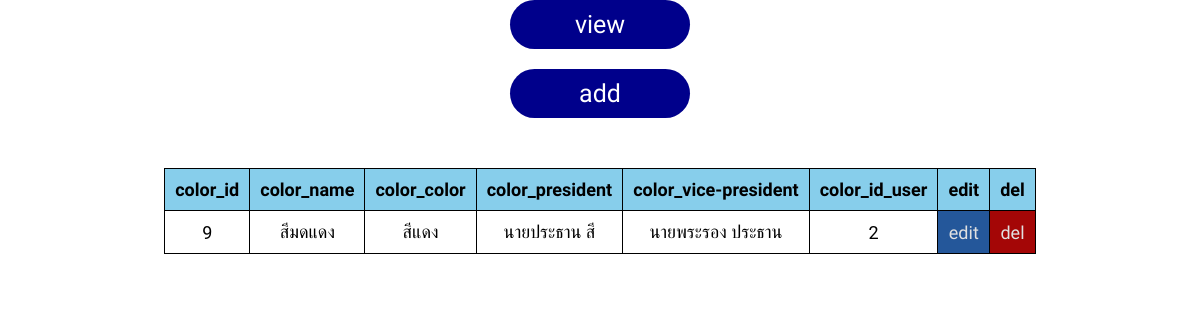
The page /admin/admin_sport.php?page=admin_sport&sub_page=view on the database as committed earlier.
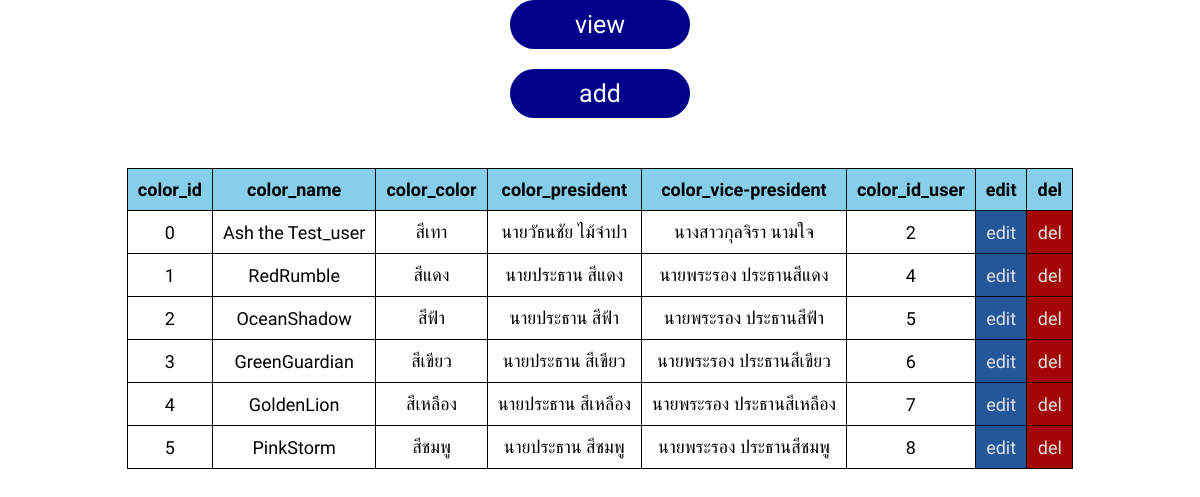
The same page on the database as committed later.
### tables this page shows
CREATE TABLE `colors` (
  `color_id` int(2) NOT NULL,
  `color_name` varchar(128) NOT NULL,
  `color_color` varchar(32) NOT NULL,
  `color_president` varchar(32) NOT NULL,
  `color_vice-president` varchar(32) NOT NULL,
  `color_id_user` int(6) NOT NULL
);

### admin/view/view_admin_sport.php (the view)
<body>
	<center>
	<table class="table_all">
		<tr>
			<th>color_id</th>
			<th>color_name</th>
			<th>color_color</th>
			<th>color_president</th>
			<th>color_vice-president</th>
			<th>color_id_user</th>
			<th>edit</th>
			<th>del</th>
		</tr>
		<?php
			$sql_view_admin_sport = "SELECT * FROM `colors`";
			$result_view_admin_sport = mysqli_query($conn, $sql_view_admin_sport);
			if (mysqli_num_rows($result_view_admin_sport) > 0) {
				while ($row_view_admin_sport = mysqli_fetch_assoc($result_view_admin_sport)) {
					echo "<tr>
							<td>".$row_view_admin_sport['color_id']."</td>
							<td>".$row_view_admin_sport['color_name']."</td>
							<td>".$row_view_admin_sport['color_color']."</td>
							<td>".$row_view_admin_sport['color_president']."</td>
							<td>".$row_view_admin_sport['color_vice-president']."</td>
							<td>".$row_view_admin_sport['color_id_user']."</td>
							<td class=edit><a href=\"admin_system.php?page=admin_sport&sub_page=edit&color_id=".$row_view_admin_sport['color_id']."\">edit</a></td>
							<td class=del><a href=\"admin_system.php?page=admin_sport&sub_page=delete&color_id=".$row_view_admin_sport['color_id']."\">del</a></td>
						</tr>";
				}
			}else{
				echo "something is wrong..";
			}
		 ?>
	</table>
	</center>
</body>
</html>

### admin/admin_sport.php (shortened to what this page needs)
<link rel="stylesheet"  href="element/styles_admin_sport.css">
<body>
<ul>
	<li><a href="?page=admin_sport&sub_page=view" class="btn_viewadd">view</a></li>
	<li><a href="?page=admin_sport&sub_page=add"  class="btn_viewadd">add</a></li>
</ul>
<?php
switch ($_GET['sub_page']) {
	case 'view':
		include 'admin/view/view_admin_sport.php';
		break;
}
 ?>
</body>
</html>

### element/styles_admin_sport.css (style rules this page uses)
* { margin: 0; padding: 0; box-sizing: border-box; text-decoration: none; list-style: none; font-family: "Mitr", sans-serif; }
.btn_viewadd { color: white; font-size: 25px; border-radius: 50px; max-width: 180px; background-color: darkblue; transition: 0.5s ease; font-family: "Mitr", sans-serif; font-weight: 400; display: flex; flex-direction: column; padding: 10px; margin: 0 auto ; align-items: center; transition: 0.3s ease; margin-bottom: 20px; }
.table_all, th, td { border: 1px solid black; border-collapse: collapse; padding: 10px; margin-top: 50px; }
.table_all { border-top-left-radius: 10px; border-bottom-left-radius: 20px; }
tr { background-color: skyblue; color: black; font-size: 18px; cursor: pointer; }
td { background-color: white; text-align: center; transition: 0.3s ease; cursor: pointer; }
.edit { background-color: rgb(36, 87, 154); cursor: pointer; }
.del { background-color: rgb(164, 6, 6); }
.edit a { color: #e1e1e1; }
.del a { color: #e1e1e1; }

Rows that differ between the two databases and show on the page:
removed colors: color_id "9", color_name "สีมดแดง", color_color "สีแดง", color_president "นายประธาน สี", value "นายพระรอง ประธาน", color_id_user "2"
added colors: color_id "0", color_name "Ash the Test_user", color_color "สีเทา", color_president "นายวัธนชัย ไม้จำปา", value "นางสาวกุลจิรา นามใจ", color_id_user "2"
added colors: color_id "1", color_name "RedRumble", color_color "สีแดง", color_president "นายประธาน สีแดง", value "นายพระรอง ประธานสีแดง", color_id_user "4"
added colors: color_id "2", color_name "OceanShadow", color_color "สีฟ้า", color_president "นายประธาน สีฟ้า", value "นายพระรอง ประธานสีฟ้า", color_id_user "5"
added colors: color_id "3", color_name "GreenGuardian", color_color "สีเขียว", color_president "นายประธาน สีเขียว", value "นายพระรอง ประธานสีเขียว", color_id_user "6"
added colors: color_id "4", color_name "GoldenLion", color_color "สีเหลือง", color_president "นายประธาน สีเหลือง", value "นายพระรอง ประธานสีเหลือง", color_id_user "7"
added colors: color_id "5", color_name "PinkStorm", color_color "สีชมพู", color_president "นายประธาน สีชมพู", value "นายพระรอง ประธานสีชมพู", color_id_user "8"
